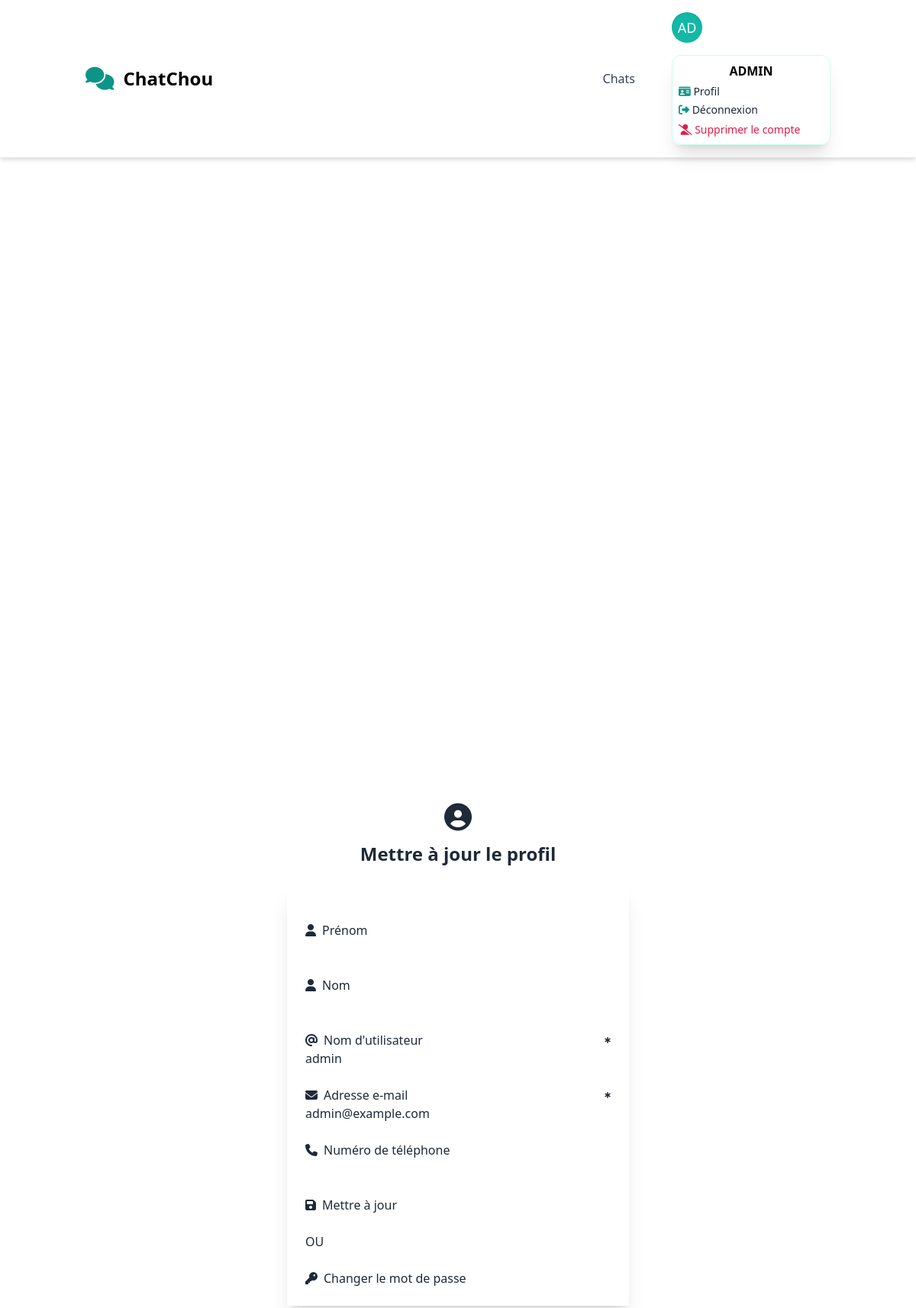
The page /accounts/profile/ (signed in) on the database its author committed.
### apps/accounts/models.py (models this page shows, shortened)
class User(AbstractUser):
    class Meta:
        ordering = ["first_name", "last_name", "username"]
        verbose_name = "User"
        verbose_name_plural = "Users"
    email = EmailField("Adresse email", unique=True, blank=False, null=False)
    phone_number: PhoneNumberField = PhoneNumberField(blank=True, null=True)
    date_updated: DateTimeField = DateTimeField(auto_now=True)
    is_online: BooleanField = BooleanField(default=False)

### apps/accounts/views.py (the view)
# urls.py: path("profile/", views.ProfileUpdateView.as_view(), name="profile"),
class ProfileUpdateView(SuccessMessageMixin, LoginRequiredMixin, UpdateView):
    form_class = UserUpdateForm
    template_name = "accounts/profile.html"
    context_object_name = "user"
    success_url = reverse_lazy("accounts:profile")
    success_message = "Votre profil a été mis à jour avec succès !"
    def get_object(self):
        return self.request.user

### apps/accounts/forms.py
class UserUpdateForm(UserChangeForm):
    class Meta:
        model = User
        fields = [
            "first_name",
            "last_name",
            "username",
            "email",
            "phone_number",
        ]

### apps/accounts/templates/accounts/profile.html (shortened to what this page needs)
{% extends "base.html" %}
{% load widget_tweaks %}
{% block content %}
<div class="flex items-center justify-center min-h-screen bg-base-200 px-4 py-6 sm:px-6 lg:px-8">
    <div class="w-full max-w-md">
        <div class="text-center mb-4 sm:mb-6">
            <i class="fa-solid fa-user-circle text-3xl sm:text-4xl text-primary mb-2 sm:mb-3"></i>
            <h2 class="text-xl sm:text-2xl font-bold">
                Mettre à jour le profil
            </h2>
        </div>
        <div class="card bg-base-100 shadow-xl">
            <div class="card-body p-4 sm:p-6">
                <form method="post" enctype="multipart/form-data" class="space-y-4 sm:space-y-6">
                    <div class="form-control">
                        <label class="label">
                            <span class="label-text flex justify-between items-center w-full text-sm sm:text-base">
                                <span><i class="fa-solid fa-user mr-2"></i>Prénom</span>
                            </span>
                        </label>
                        {{ form.first_name|add_class:"input input-bordered w-full text-sm sm:text-base" }}
                    </div>
                    <div class="form-control">
                        <label class="label">
                            <span class="label-text flex justify-between items-center w-full text-sm sm:text-base">
                                <span><i class="fa-solid fa-user mr-2"></i>Nom</span>
                            </span>
                        </label>
                        {{ form.last_name|add_class:"input input-bordered w-full text-sm sm:text-base" }}
                    </div>
                    <div class="form-control">
                        <label class="label">
                            <span class="label-text flex justify-between items-center w-full text-sm sm:text-base">
                                <span><i class="fa-solid fa-at mr-2"></i>Nom d'utilisateur</span>
                                <i class="fa-solid fa-star-of-life text-error text-[8px]"></i>
                            </span>
                        </label>
                        {{ form.username|add_class:"input input-bordered w-full text-sm sm:text-base" }}
                    </div>
                    <div class="form-control">
                        <label class="label">
                            <span class="label-text flex justify-between items-center w-full text-sm sm:text-base">
                                <span><i class="fa-solid fa-envelope mr-2"></i>Adresse e-mail</span>
                                <i class="fa-solid fa-star-of-life text-error text-[8px]"></i>
                            </span>
                        </label>
                        {{ form.email|add_class:"input input-bordered w-full text-sm sm:text-base" }}
                    </div>
                    <div class="form-control">
                        <label class="label">
                            <span class="label-text text-sm sm:text-base">
                                <i class="fa-solid fa-phone mr-2"></i>Numéro de téléphone
                            </span>
                        </label>
                        {{ form.phone_number|add_class:"input input-bordered w-full text-sm sm:text-base" }}
                    </div>
                    <div class="form-control mt-6">
                        <button type="submit" class="btn btn-primary text-sm sm:text-base">
                            <i class="fa-solid fa-save mr-2"></i>Mettre à jour
                        </button>
                    </div>
                </form>
                <div class="divider my-4 sm:my-6">OU</div>
                <a href="{% url 'accounts:password_change' %}" class="btn btn-outline btn-primary text-sm sm:text-base">
                    <i class="fa-solid fa-key mr-2"></i>Changer le mot de passe
                </a>
            </div>
        </div>
    </div>
</div>
{% endblock %}

### templates/partials/header.html (shortened to what this page needs)
<header class="bg-base-200 border-b border-emerald-100 dark:border-sky-800/30 shadow-md">
    <nav class="container mx-auto flex justify-between items-center py-4 px-6">
        <a href="{% url 'index' %}" class="flex items-center space-x-3 group">
            <i class="fas fa-comments text-3xl text-teal-600 dark:text-teal-400 group-hover:scale-110 transition-transform"></i>
            <span class="text-2xl font-extrabold text-black dark:text-black">
                ChatChou
            </span>
        </a>
        <div class="flex items-center space-x-8">
            {% if user.is_authenticated %}
                <a href="{% url 'rooms:list' %}" class="flex items-center px-4 py-2 rounded-lg hover:bg-teal-50 dark:hover:bg-teal-900/20 group transition-all">
                    <span class="font-medium text-gray-700 dark:text-gray-200 group-hover:text-teal-600 dark:group-hover:text-teal-400 transition-colors">Chats</span>
                </a>
                <div class="dropdown dropdown-end">
                    <label tabindex="0" class="btn btn-ghost btn-circle avatar hover:ring-2 hover:ring-teal-400 dark:hover:ring-teal-500 transition-all">
                        <div class="w-10 h-10 rounded-full bg-teal-500 flex items-center justify-center text-white text-lg shadow-inner">
                            <div class="flex items-center justify-center h-full">
                                {% if user.first_name and user.last_name %}
                                    {{ user.first_name.0|upper }}{{ user.last_name.0|upper }}
                                {% else %}
                                    {{ user.username|slice:":2"|upper }}
                                {% endif %}
                            </div>
                        </div>
                    </label>
                    <ul tabindex="0" class="mt-4 dropdown-content menu menu-sm p-2 shadow-xl bg-white/80
                    dark:bg-gray-800/90 backdrop-blur-sm rounded-xl w-52 border border-teal-100 dark:border-sky-800/30 z-50">
                        <li class="text-center font-bold text-black dark:text-black">
                            <div class="flex items-center justify-center space-x-2">
                                <span>{{ user.username|upper }}</span>
                            </div>
                        </li>
                        <li>
                            <a href="{% url 'accounts:profile' %}" class="hover:bg-teal-50 dark:hover:bg-teal-900/20 text-sm group">
                                <i class="fas fa-id-card text-teal-600 dark:text-teal-400 group-hover:rotate-12 transition-transform"></i>
                                <span>Profil</span>
                            </a>
                        </li>
                        <li>
                            <a href="{% url 'accounts:logout' %}" id="logout-link" class="hover:bg-teal-50 dark:hover:bg-teal-900/20 text-sm group">
                                <i class="fas fa-right-from-bracket text-teal-600 dark:text-teal-400 group-hover:translate-x-1 transition-transform"></i>
                                <span>Déconnexion</span>
                            </a>
                        </li>
                        <li>
                            <a href="{% url 'accounts:delete' user.id %}" class="text-rose-600 dark:text-rose-400 hover:bg-rose-50 dark:hover:bg-rose-900/20 text-sm group">
                                <i class="fas fa-user-slash group-hover:rotate-12 transition-transform"></i>
                                <span>Supprimer le compte</span>
                            </a>
                        </li>
                    </ul>
                </div>
            {% endif %}
        </div>
    </nav>
</header>

### rows shown on the page
User: username "AD", username "ADMIN", username "admin", email "admin@example.com"
